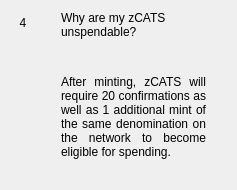
                  <widget class="QWidget" name="widgetFaq4" native="true">
                   <layout class="QHBoxLayout" name="horizontalPage_4" stretch="0,1">
                    <item alignment="Qt::AlignTop">
                     <widget class="QLabel" name="labelNumber4">
                      <property name="minimumSize">
                       <size>
                        <width>24</width>
                        <height>24</height>
                       </size>
                      </property>
                      <property name="maximumSize">
                       <size>
                        <width>16777215</width>
                        <height>24</height>
                       </size>
                      </property>
                      <property name="text">
                       <string>4</string>
                      </property>
                      <property name="alignment">
                       <set>Qt::AlignCenter</set>
                      </property>
                     </widget>
                    </item>
                    <item>
                     <layout class="QVBoxLayout" name="verticalLayoutPage_4">
                      <property name="leftMargin">
                       <number>20</number>
                      </property>
                      <property name="rightMargin">
                       <number>20</number>
                      </property>
                      <item>
                       <widget class="QLabel" name="labelSubtitle4">
                        <property name="text">
                         <string>Why are my zCATS unspendable?</string>
                        </property>
                        <property name="wordWrap">
                         <bool>true</bool>
                        </property>
                       </widget>
                      </item>
                      <item>
                       <spacer name="verticalSpacer_40">
                        <property name="orientation">
                         <enum>Qt::Vertical</enum>
                        </property>
                        <property name="sizeType">
                         <enum>QSizePolicy::Fixed</enum>
                        </property>
                        <property name="sizeHint" stdset="0">
                         <size>
                          <width>20</width>
                          <height>30</height>
                         </size>
                        </property>
                       </spacer>
                      </item>
                      <item>
                       <widget class="QLabel" name="labelContent4">
                        <property name="text">
                         <string>
                           &lt;html&gt;&lt;head/&gt;&lt;body&gt;&lt;p align=&quot;justify&quot;&gt;
                           After minting, zCATS will require 20 confirmations as well as 1
                           additional mint of the same denomination on the network to
                           become eligible for spending.
                           &lt;/p&gt;&lt;/body&gt;&lt;/html&gt;
                         </string>
                        </property>
                        <property name="alignment">
                         <set>Qt::AlignLeading|Qt::AlignLeft|Qt::AlignTop</set>
                        </property>
                        <property name="wordWrap">
                         <bool>true</bool>
                        </property>
                       </widget>
                      </item>
                      <item>
                       <spacer name="verticalSpacer_41">
                        <property name="orientation">
                         <enum>Qt::Vertical</enum>
                        </property>
                        <property name="sizeHint" stdset="0">
                         <size>
                          <width>20</width>
                          <height>20</height>
                         </size>
                        </property>
                       </spacer>
                      </item>
                     </layout>
                    </item>
                   </layout>
                  </widget>
